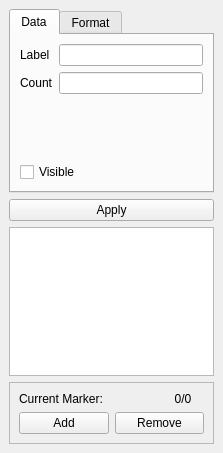
<?xml version="1.0" encoding="UTF-8"?>
<ui version="4.0">
 <class>MarkerDock</class>
 <widget class="QDockWidget" name="MarkerDock">
  <property name="geometry">
   <rect>
    <x>0</x>
    <y>0</y>
    <width>223</width>
    <height>453</height>
   </rect>
  </property>
  <property name="windowTitle">
   <string>Marker Data</string>
  </property>
  <widget class="QWidget" name="dockWidgetContents">
   <layout class="QVBoxLayout" name="verticalLayout">
    <item>
     <widget class="QTabWidget" name="tabWidget">
      <property name="sizePolicy">
       <sizepolicy hsizetype="Preferred" vsizetype="Expanding">
        <horstretch>0</horstretch>
        <verstretch>0</verstretch>
       </sizepolicy>
      </property>
      <property name="minimumSize">
       <size>
        <width>200</width>
        <height>0</height>
       </size>
      </property>
      <property name="tabPosition">
       <enum>QTabWidget::North</enum>
      </property>
      <property name="currentIndex">
       <number>0</number>
      </property>
      <widget class="QWidget" name="tabWidgetPage1">
       <attribute name="title">
        <string>Data</string>
       </attribute>
       <layout class="QFormLayout" name="formLayout">
        <property name="fieldGrowthPolicy">
         <enum>QFormLayout::AllNonFixedFieldsGrow</enum>
        </property>
        <item row="0" column="0">
         <widget class="QLabel" name="label1">
          <property name="text">
           <string>Label</string>
          </property>
         </widget>
        </item>
        <item row="0" column="1">
         <widget class="QLineEdit" name="label"/>
        </item>
        <item row="1" column="0">
         <widget class="QLabel" name="label_2">
          <property name="text">
           <string>Count</string>
          </property>
         </widget>
        </item>
        <item row="1" column="1">
         <widget class="QLineEdit" name="count">
          <property name="enabled">
           <bool>true</bool>
          </property>
          <property name="readOnly">
           <bool>true</bool>
          </property>
         </widget>
        </item>
        <item row="2" column="0">
         <spacer name="verticalSpacer">
          <property name="orientation">
           <enum>Qt::Vertical</enum>
          </property>
          <property name="sizeHint" stdset="0">
           <size>
            <width>20</width>
            <height>20</height>
           </size>
          </property>
         </spacer>
        </item>
        <item row="3" column="0" colspan="2">
         <widget class="QCheckBox" name="checkBox">
          <property name="text">
           <string>Visible</string>
          </property>
         </widget>
        </item>
       </layout>
      </widget>
      <widget class="QWidget" name="tabWidgetPage2">
       <attribute name="title">
        <string>Format</string>
       </attribute>
       <layout class="QGridLayout" name="gridLayout_2">
        <item row="0" column="0">
         <widget class="QLabel" name="label_4">
          <property name="text">
           <string>Color 1</string>
          </property>
         </widget>
        </item>
        <item row="0" column="1">
         <widget class="ColorEditor" name="color1"/>
        </item>
        <item row="1" column="0">
         <widget class="QLabel" name="label_5">
          <property name="text">
           <string>Color 2</string>
          </property>
         </widget>
        </item>
        <item row="1" column="1">
         <widget class="ColorEditor" name="color2"/>
        </item>
        <item row="2" column="0">
         <widget class="QLabel" name="label_6">
          <property name="text">
           <string>Line Weight</string>
          </property>
         </widget>
        </item>
        <item row="2" column="1">
         <widget class="QSpinBox" name="weight">
          <property name="sizePolicy">
           <sizepolicy hsizetype="Preferred" vsizetype="Fixed">
            <horstretch>0</horstretch>
            <verstretch>0</verstretch>
           </sizepolicy>
          </property>
          <property name="minimum">
           <number>1</number>
          </property>
         </widget>
        </item>
        <item row="3" column="0">
         <spacer name="verticalSpacer_2">
          <property name="orientation">
           <enum>Qt::Vertical</enum>
          </property>
          <property name="sizeType">
           <enum>QSizePolicy::Maximum</enum>
          </property>
          <property name="sizeHint" stdset="0">
           <size>
            <width>20</width>
            <height>20</height>
           </size>
          </property>
         </spacer>
        </item>
        <item row="4" column="0">
         <widget class="QLabel" name="label_7">
          <property name="maximumSize">
           <size>
            <width>20</width>
            <height>20</height>
           </size>
          </property>
          <property name="text">
           <string/>
          </property>
          <property name="pixmap">
           <pixmap resource="imageraster.qrc">:/Resources/Font.png</pixmap>
          </property>
          <property name="scaledContents">
           <bool>true</bool>
          </property>
          <property name="wordWrap">
           <bool>false</bool>
          </property>
         </widget>
        </item>
        <item row="4" column="1">
         <widget class="QFontComboBox" name="font_"/>
        </item>
        <item row="5" column="0">
         <widget class="QLabel" name="label_8">
          <property name="text">
           <string>Font Size</string>
          </property>
          <property name="scaledContents">
           <bool>true</bool>
          </property>
         </widget>
        </item>
        <item row="5" column="1">
         <widget class="QSpinBox" name="fontSize">
          <property name="sizePolicy">
           <sizepolicy hsizetype="Preferred" vsizetype="Fixed">
            <horstretch>0</horstretch>
            <verstretch>0</verstretch>
           </sizepolicy>
          </property>
          <property name="minimum">
           <number>6</number>
          </property>
         </widget>
        </item>
       </layout>
      </widget>
     </widget>
    </item>
    <item>
     <widget class="QPushButton" name="apply">
      <property name="text">
       <string>Apply</string>
      </property>
     </widget>
    </item>
    <item>
     <spacer name="verticalSpacer_3">
      <property name="orientation">
       <enum>Qt::Vertical</enum>
      </property>
      <property name="sizeType">
       <enum>QSizePolicy::Preferred</enum>
      </property>
      <property name="sizeHint" stdset="0">
       <size>
        <width>20</width>
        <height>2</height>
       </size>
      </property>
     </spacer>
    </item>
    <item>
     <widget class="QTableView" name="view"/>
    </item>
    <item>
     <widget class="QFrame" name="frame">
      <property name="minimumSize">
       <size>
        <width>200</width>
        <height>0</height>
       </size>
      </property>
      <property name="frameShape">
       <enum>QFrame::StyledPanel</enum>
      </property>
      <property name="frameShadow">
       <enum>QFrame::Sunken</enum>
      </property>
      <property name="lineWidth">
       <number>4</number>
      </property>
      <layout class="QGridLayout" name="gridLayout">
       <item row="0" column="0" colspan="3">
        <widget class="QLabel" name="active">
         <property name="text">
          <string>Current Marker:</string>
         </property>
        </widget>
       </item>
       <item row="2" column="0" colspan="2">
        <widget class="QPushButton" name="add">
         <property name="sizePolicy">
          <sizepolicy hsizetype="Preferred" vsizetype="Fixed">
           <horstretch>0</horstretch>
           <verstretch>0</verstretch>
          </sizepolicy>
         </property>
         <property name="text">
          <string>Add</string>
         </property>
        </widget>
       </item>
       <item row="2" column="2" colspan="2">
        <widget class="QPushButton" name="rem">
         <property name="sizePolicy">
          <sizepolicy hsizetype="Preferred" vsizetype="Fixed">
           <horstretch>0</horstretch>
           <verstretch>0</verstretch>
          </sizepolicy>
         </property>
         <property name="text">
          <string>Remove</string>
         </property>
        </widget>
       </item>
       <item row="0" column="3">
        <widget class="QLabel" name="position">
         <property name="text">
          <string>0/0</string>
         </property>
         <property name="alignment">
          <set>Qt::AlignCenter</set>
         </property>
        </widget>
       </item>
      </layout>
     </widget>
    </item>
   </layout>
  </widget>
 </widget>
 <customwidgets>
  <customwidget>
   <class>ColorEditor</class>
   <extends>QComboBox</extends>
   <header>coloreditor.h</header>
  </customwidget>
 </customwidgets>
 <resources>
  <include location="imageraster.qrc"/>
 </resources>
 <connections/>
</ui>
